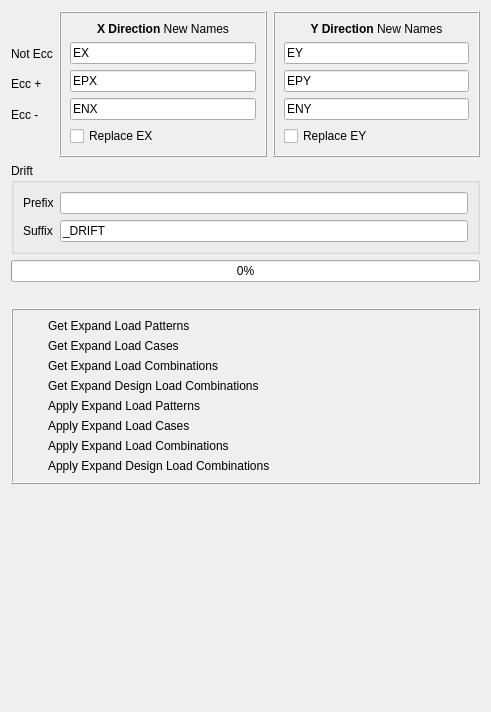
<?xml version="1.0" encoding="UTF-8"?>
<ui version="4.0">
 <class>Dialog</class>
 <widget class="QDialog" name="Dialog">
  <property name="geometry">
   <rect>
    <x>0</x>
    <y>0</y>
    <width>491</width>
    <height>712</height>
   </rect>
  </property>
  <property name="windowTitle">
   <string>Explode Seismic Load Patterns</string>
  </property>
  <layout class="QVBoxLayout" name="verticalLayout_4">
   <item>
    <layout class="QHBoxLayout" name="horizontalLayout_2">
     <item>
      <layout class="QVBoxLayout" name="verticalLayout">
       <item>
        <widget class="QLabel" name="label">
         <property name="text">
          <string/>
         </property>
        </widget>
       </item>
       <item>
        <widget class="QLabel" name="label_6">
         <property name="text">
          <string>Not Ecc</string>
         </property>
        </widget>
       </item>
       <item>
        <widget class="QLabel" name="label_2">
         <property name="text">
          <string>Ecc +</string>
         </property>
        </widget>
       </item>
       <item>
        <widget class="QLabel" name="label_3">
         <property name="text">
          <string>Ecc -</string>
         </property>
        </widget>
       </item>
       <item>
        <widget class="QLabel" name="label_7">
         <property name="text">
          <string/>
         </property>
        </widget>
       </item>
      </layout>
     </item>
     <item>
      <layout class="QHBoxLayout" name="horizontalLayout">
       <item>
        <widget class="QFrame" name="frame">
         <property name="frameShape">
          <enum>QFrame::Box</enum>
         </property>
         <property name="frameShadow">
          <enum>QFrame::Raised</enum>
         </property>
         <layout class="QVBoxLayout" name="verticalLayout_2">
          <item>
           <widget class="QLabel" name="label_4">
            <property name="text">
             <string>&lt;html&gt;&lt;head/&gt;&lt;body&gt;&lt;p&gt;&lt;span style=&quot; font-weight:600;&quot;&gt;X Direction&lt;/span&gt; New Names&lt;/p&gt;&lt;/body&gt;&lt;/html&gt;</string>
            </property>
            <property name="alignment">
             <set>Qt::AlignCenter</set>
            </property>
           </widget>
          </item>
          <item>
           <widget class="QLineEdit" name="ex">
            <property name="text">
             <string>EX</string>
            </property>
           </widget>
          </item>
          <item>
           <widget class="QLineEdit" name="epx">
            <property name="text">
             <string>EPX</string>
            </property>
           </widget>
          </item>
          <item>
           <widget class="QLineEdit" name="enx">
            <property name="text">
             <string>ENX</string>
            </property>
           </widget>
          </item>
          <item>
           <widget class="QCheckBox" name="replace_ex">
            <property name="text">
             <string>Replace EX</string>
            </property>
           </widget>
          </item>
         </layout>
        </widget>
       </item>
       <item>
        <widget class="QFrame" name="frame_2">
         <property name="frameShape">
          <enum>QFrame::Box</enum>
         </property>
         <property name="frameShadow">
          <enum>QFrame::Raised</enum>
         </property>
         <layout class="QVBoxLayout" name="verticalLayout_3">
          <item>
           <widget class="QLabel" name="label_5">
            <property name="text">
             <string>&lt;html&gt;&lt;head/&gt;&lt;body&gt;&lt;p&gt;&lt;span style=&quot; font-weight:600;&quot;&gt;Y Direction&lt;/span&gt; New Names&lt;/p&gt;&lt;/body&gt;&lt;/html&gt;</string>
            </property>
            <property name="alignment">
             <set>Qt::AlignCenter</set>
            </property>
           </widget>
          </item>
          <item>
           <widget class="QLineEdit" name="ey">
            <property name="text">
             <string>EY</string>
            </property>
           </widget>
          </item>
          <item>
           <widget class="QLineEdit" name="epy">
            <property name="text">
             <string>EPY</string>
            </property>
           </widget>
          </item>
          <item>
           <widget class="QLineEdit" name="eny">
            <property name="text">
             <string>ENY</string>
            </property>
           </widget>
          </item>
          <item>
           <widget class="QCheckBox" name="replace_ey">
            <property name="text">
             <string>Replace EY</string>
            </property>
           </widget>
          </item>
         </layout>
        </widget>
       </item>
      </layout>
     </item>
    </layout>
   </item>
   <item>
    <widget class="QGroupBox" name="groupBox">
     <property name="title">
      <string>Drift</string>
     </property>
     <layout class="QGridLayout" name="gridLayout_4">
      <item row="0" column="0">
       <widget class="QLabel" name="label_9">
        <property name="text">
         <string>Prefix</string>
        </property>
       </widget>
      </item>
      <item row="0" column="1">
       <widget class="QLineEdit" name="drift_prefix">
        <property name="text">
         <string/>
        </property>
       </widget>
      </item>
      <item row="1" column="0">
       <widget class="QLabel" name="label_10">
        <property name="text">
         <string>Suffix</string>
        </property>
       </widget>
      </item>
      <item row="1" column="1">
       <widget class="QLineEdit" name="drift_suffix">
        <property name="text">
         <string>_DRIFT</string>
        </property>
       </widget>
      </item>
     </layout>
    </widget>
   </item>
   <item>
    <widget class="QProgressBar" name="progressbar">
     <property name="value">
      <number>0</number>
     </property>
    </widget>
   </item>
   <item>
    <widget class="QLabel" name="result_label">
     <property name="text">
      <string/>
     </property>
    </widget>
   </item>
   <item>
    <widget class="QFrame" name="frame_3">
     <property name="frameShape">
      <enum>QFrame::Box</enum>
     </property>
     <property name="frameShadow">
      <enum>QFrame::Raised</enum>
     </property>
     <layout class="QGridLayout" name="gridLayout">
      <item row="4" column="1">
       <widget class="QLabel" name="label_15">
        <property name="text">
         <string>Apply Expand Load Patterns</string>
        </property>
       </widget>
      </item>
      <item row="5" column="0">
       <widget class="QLabel" name="set_loadcase">
        <property name="maximumSize">
         <size>
          <width>20</width>
          <height>20</height>
         </size>
        </property>
        <property name="font">
         <font>
          <pointsize>8</pointsize>
         </font>
        </property>
        <property name="text">
         <string/>
        </property>
        <property name="pixmap">
         <pixmap resource="../civiltools.qrc">:/civiltools/images/cancel.svg</pixmap>
        </property>
        <property name="scaledContents">
         <bool>true</bool>
        </property>
       </widget>
      </item>
      <item row="4" column="0">
       <widget class="QLabel" name="set_loadpat">
        <property name="maximumSize">
         <size>
          <width>20</width>
          <height>20</height>
         </size>
        </property>
        <property name="font">
         <font>
          <pointsize>8</pointsize>
         </font>
        </property>
        <property name="text">
         <string/>
        </property>
        <property name="pixmap">
         <pixmap resource="../civiltools.qrc">:/civiltools/images/cancel.svg</pixmap>
        </property>
        <property name="scaledContents">
         <bool>true</bool>
        </property>
       </widget>
      </item>
      <item row="5" column="1">
       <widget class="QLabel" name="label_16">
        <property name="text">
         <string>Apply Expand Load Cases</string>
        </property>
       </widget>
      </item>
      <item row="3" column="0">
       <widget class="QLabel" name="get_design_loadcomb">
        <property name="maximumSize">
         <size>
          <width>20</width>
          <height>20</height>
         </size>
        </property>
        <property name="font">
         <font>
          <pointsize>8</pointsize>
         </font>
        </property>
        <property name="text">
         <string/>
        </property>
        <property name="pixmap">
         <pixmap resource="../civiltools.qrc">:/civiltools/images/cancel.svg</pixmap>
        </property>
        <property name="scaledContents">
         <bool>true</bool>
        </property>
       </widget>
      </item>
      <item row="2" column="0">
       <widget class="QLabel" name="get_loadcomb">
        <property name="maximumSize">
         <size>
          <width>20</width>
          <height>20</height>
         </size>
        </property>
        <property name="font">
         <font>
          <pointsize>8</pointsize>
         </font>
        </property>
        <property name="text">
         <string/>
        </property>
        <property name="pixmap">
         <pixmap resource="../civiltools.qrc">:/civiltools/images/cancel.svg</pixmap>
        </property>
        <property name="scaledContents">
         <bool>true</bool>
        </property>
       </widget>
      </item>
      <item row="0" column="0">
       <widget class="QLabel" name="get_loadpat">
        <property name="maximumSize">
         <size>
          <width>20</width>
          <height>20</height>
         </size>
        </property>
        <property name="font">
         <font>
          <pointsize>8</pointsize>
         </font>
        </property>
        <property name="text">
         <string/>
        </property>
        <property name="pixmap">
         <pixmap resource="../civiltools.qrc">:/civiltools/images/cancel.svg</pixmap>
        </property>
        <property name="scaledContents">
         <bool>true</bool>
        </property>
       </widget>
      </item>
      <item row="2" column="1">
       <widget class="QLabel" name="label_13">
        <property name="text">
         <string>Get Expand Load Combinations</string>
        </property>
       </widget>
      </item>
      <item row="1" column="0">
       <widget class="QLabel" name="get_loadcase">
        <property name="maximumSize">
         <size>
          <width>20</width>
          <height>20</height>
         </size>
        </property>
        <property name="font">
         <font>
          <pointsize>8</pointsize>
         </font>
        </property>
        <property name="text">
         <string/>
        </property>
        <property name="pixmap">
         <pixmap resource="../civiltools.qrc">:/civiltools/images/cancel.svg</pixmap>
        </property>
        <property name="scaledContents">
         <bool>true</bool>
        </property>
       </widget>
      </item>
      <item row="1" column="1">
       <widget class="QLabel" name="label_12">
        <property name="text">
         <string>Get Expand Load Cases</string>
        </property>
       </widget>
      </item>
      <item row="3" column="1">
       <widget class="QLabel" name="label_14">
        <property name="text">
         <string>Get Expand Design Load Combinations</string>
        </property>
       </widget>
      </item>
      <item row="6" column="1">
       <widget class="QLabel" name="label_17">
        <property name="text">
         <string>Apply Expand Load Combinations</string>
        </property>
       </widget>
      </item>
      <item row="6" column="0">
       <widget class="QLabel" name="set_loadcomb">
        <property name="maximumSize">
         <size>
          <width>20</width>
          <height>20</height>
         </size>
        </property>
        <property name="font">
         <font>
          <pointsize>8</pointsize>
         </font>
        </property>
        <property name="text">
         <string/>
        </property>
        <property name="pixmap">
         <pixmap resource="../civiltools.qrc">:/civiltools/images/cancel.svg</pixmap>
        </property>
        <property name="scaledContents">
         <bool>true</bool>
        </property>
       </widget>
      </item>
      <item row="0" column="1">
       <widget class="QLabel" name="label_11">
        <property name="text">
         <string>Get Expand Load Patterns</string>
        </property>
       </widget>
      </item>
      <item row="7" column="0">
       <widget class="QLabel" name="set_design_loadcomb">
        <property name="maximumSize">
         <size>
          <width>20</width>
          <height>20</height>
         </size>
        </property>
        <property name="font">
         <font>
          <pointsize>8</pointsize>
         </font>
        </property>
        <property name="text">
         <string/>
        </property>
        <property name="pixmap">
         <pixmap resource="../civiltools.qrc">:/civiltools/images/cancel.svg</pixmap>
        </property>
        <property name="scaledContents">
         <bool>true</bool>
        </property>
       </widget>
      </item>
      <item row="7" column="1">
       <widget class="QLabel" name="label_18">
        <property name="text">
         <string>Apply Expand Design Load Combinations</string>
        </property>
       </widget>
      </item>
     </layout>
    </widget>
   </item>
   <item>
    <spacer name="verticalSpacer">
     <property name="orientation">
      <enum>Qt::Vertical</enum>
     </property>
     <property name="sizeHint" stdset="0">
      <size>
       <width>20</width>
       <height>40</height>
      </size>
     </property>
    </spacer>
   </item>
  </layout>
 </widget>
 <connections/>
</ui>
